Frame 1 (no input): blank canvas, image omitted
Frame 60 (the mouse pressed at the canvas centre just before this capture): blank canvas, image omitted
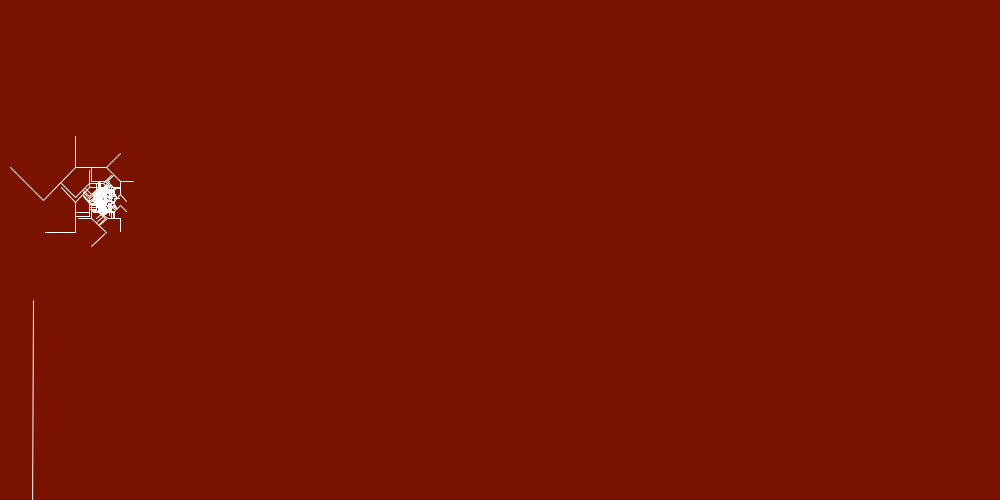
Frame 120 (the mouse held since frame 60 and released just before this capture)

The Processing sketch whose frames 1 and 60 were blank and that drew this single picture after the mouse press (run headless with seeded random() and noise(); from frame 60 on, the mouse is pressed at the canvas centre):

// Processing sketch: processing_927
// ── processing_927.pde

//  mehmet ergün 0343007 Grafik Tasarım  m_ibadeth@hotmail.com
// Cıcekten harflere parcalanan şekil


float theta;   

void setup() {
  size(1000, 500);
  smooth();
}

void draw() {
  background(8000000);
  frameRate(580);
  stroke(255);
  // Let's pick an angle 0 to 90 degrees based on the mouse position
  float a = (mouseX / (float) width) * 90f;
  // Convert it to radians
  theta = radians(a);
  // Start the tree from the bottom of the screen
  translate(width/30,height);
  // Draw a line 120 pixels
  line(-1,25,0,-200);
  // Move to the end of that line
  translate(10,-300);
  // Start the recursive branching!
  branch(70);

}

void branch(float h) {
  // Each branch will be 2/3rds the size of the previous one
  h *= 0.66;
  
  // All recursive functions must have an exit condition!!!!
  // Here, ours is when the length of the branch is 2 pixels or less
  if (h > 2) {
    pushMatrix();    // Save the current state of transformation (i.e. where are we now)
    rotate(theta);   // Rotate by theta
    line(0, 0, 0, -h);  // Draw the branch
    translate(0, -h); // Move to the end of the branch
    branch(h);       // Ok, now call myself to draw two new branches!!
    popMatrix();     // Whenever we get back here, we "pop" in order to restore the previous matrix state
    
    // Repeat the same thing, only branch off to the "left" this time!
    pushMatrix();
    rotate(-theta);
    line(0, 0, 0, -h);
    translate(0, +h);
    branch(h);
    popMatrix();
  }
}
